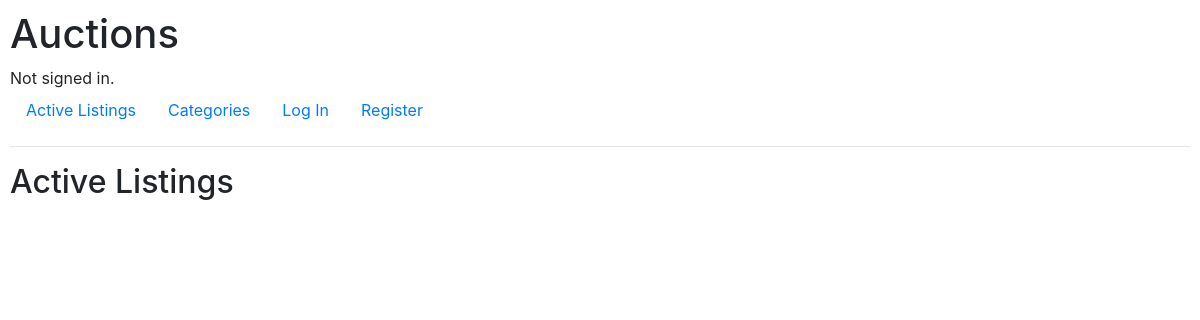
Before: / with the older database file.
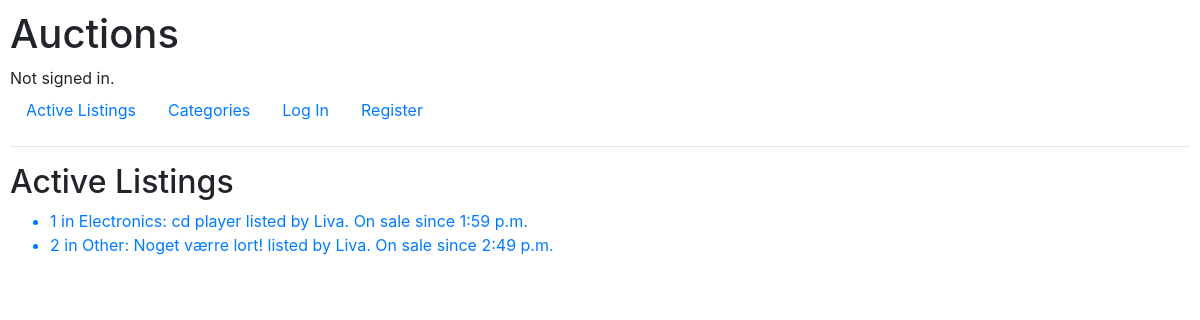
After: the same page with the newer database file.
### auctions/models.py (models this page shows, shortened)
class Listing(models.Model):
    title = models.CharField(max_length=128)
    description = models.CharField(max_length=512)
    photo_link = models.URLField()
    seller = models.ForeignKey(User, related_name="seller", on_delete=models.SET_NULL, null=True)
    category = models.ForeignKey(Category, related_name="category", on_delete=models.SET_NULL, null=True)
    active = models.BooleanField()
    creation_time = models.TimeField(auto_now_add=True)
    last_edit = models.TimeField(auto_now=True)
    watchlist = models.ManyToManyField(User, blank=True, related_name="watchers")

class Category(models.Model):
    name = models.CharField(max_length=32)
    description = models.CharField(max_length=128)
    def __str__(self):
        return f"{self.name}"

class User(AbstractUser):
    pass

### auctions/views.py (the view)
# urls.py: path("", views.index, name="index"),
def index(request):
    return render(request, "auctions/index.html", {"listings": Listing.objects.exclude(active=False).all()})

### auctions/templates/auctions/index.html
{% extends "auctions/layout.html" %}
{% block body %}
    <h2>Active Listings</h2>
    <ul>
    {% for listing in listings %}
        <a href="{% url 'viewlisting' listing.id %}">
        <li> {{ listing.id }} in {{ listing.category }}:
            {{ listing.title }} listed by {{ listing.seller }}.
            On sale since {{ listing.creation_time }} </li>
    {% endfor %}
    </ul>
{% endblock %}

### auctions/templates/auctions/layout.html (shortened to what this page needs)
{% load static %}
<!DOCTYPE html>
<html lang="en">
    <head>
        <link rel="stylesheet" href="https://stackpath.bootstrapcdn.com/bootstrap/4.4.1/css/bootstrap.min.css">
        <link href="{% static 'auctions/styles.css' %}" rel="stylesheet">
    </head>
    <body>
        <h1>Auctions</h1>
        <div>
            {% if user.is_authenticated %}
                Signed in as <strong>{{ user.username }}</strong>.
            {% else %}
                Not signed in.
            {% endif %}
        </div>
        <ul class="nav">
            <li class="nav-item">
                <a class="nav-link" href="{% url 'index' %}">Active Listings</a>
            </li>
            <li class="nav-item">
                <a class="nav-link" href="{% url 'categories' %}">Categories</a>
            </li>
            {% if user.is_authenticated %}
                <li class="nav-item">
                    <a class="nav-link" href="{% url 'watchlist' %}">Watchlist</a>
                </li>
                <li class="nav-item">
                    <a class="nav-link" href="{% url 'logout' %}">Log Out</a>
                </li>
            {% else %}
                <li class="nav-item">
                    <a class="nav-link" href="{% url 'login' %}">Log In</a>
                </li>
                <li class="nav-item">
                    <a class="nav-link" href="{% url 'register' %}">Register</a>
                </li>
            {% endif %}
        </ul>
        <hr>
        {% block body %}
        {% endblock %}
    </body>
</html>

### auctions/static/auctions/styles.css (style rules this page uses)
body { padding: 10px; }

Changed rows visible on the page:
added Listing: id "1", category "Electronics", title "cd player", seller "Liva", creation_time "1:59 p.m."
added Listing: id "2", category "Other", title "Noget værre lort!", seller "Liva", creation_time "2:49 p.m."
